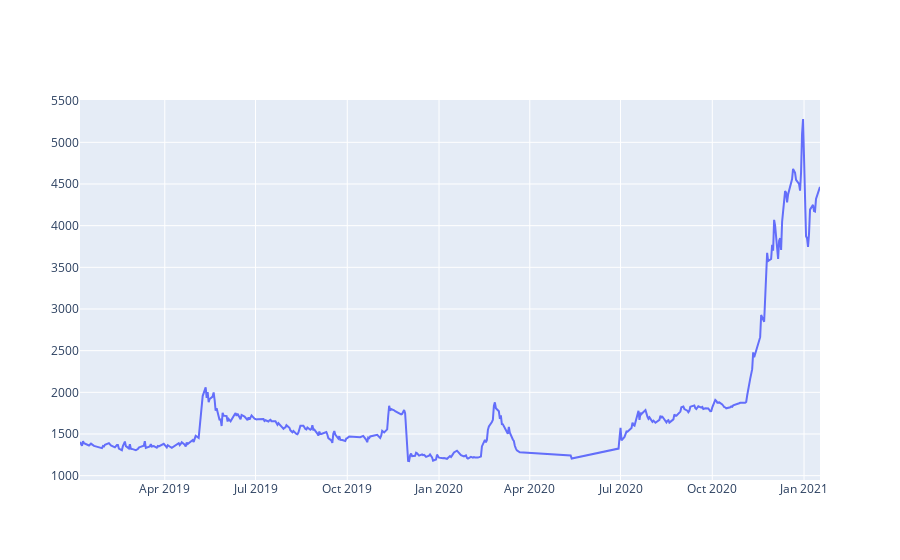

Source (notebook cell):
### Code cell
fig = go.Figure()
for name,df in closed_df_list:
    fig = fig.add_trace(go.Scatter(x=df['Date'],y=df['Close Price'],name=name))
fig.show()

### Figure 1 — Plotly figure (JSON) as saved in the notebook; plotly's stock layout.template omitted (floating-point values rounded to 4 significant figures; data arrays with more than 128 entries replaced by an {"elided": "..."} marker saying what was removed)
{"data": [{"name": "hdl", "type": "scatter", "x": {"elided": "413 str values"}, "y": {"elided": "413 int values"}}], "layout": {}}
